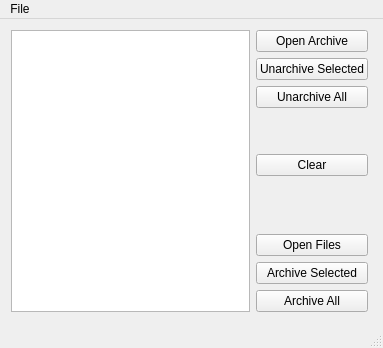
<?xml version="1.0" encoding="UTF-8"?>
<ui version="4.0">
 <class>ArchiverClass</class>
 <widget class="QMainWindow" name="ArchiverClass">
  <property name="geometry">
   <rect>
    <x>0</x>
    <y>0</y>
    <width>383</width>
    <height>348</height>
   </rect>
  </property>
  <property name="windowTitle">
   <string>Archiver</string>
  </property>
  <widget class="QWidget" name="centralWidget">
   <widget class="QWidget" name="">
    <property name="geometry">
     <rect>
      <x>0</x>
      <y>0</y>
      <width>379</width>
      <height>304</height>
     </rect>
    </property>
    <layout class="QHBoxLayout" name="horizontalLayout_2">
     <item>
      <layout class="QHBoxLayout" name="horizontalLayout">
       <item>
        <widget class="QListWidget" name="listWidget"/>
       </item>
      </layout>
     </item>
     <item>
      <layout class="QVBoxLayout" name="verticalLayout_3">
       <item>
        <layout class="QVBoxLayout" name="verticalLayout_2">
         <item>
          <widget class="QPushButton" name="pushButton_2">
           <property name="text">
            <string>Open Archive</string>
           </property>
          </widget>
         </item>
         <item>
          <widget class="QPushButton" name="pushButton_4">
           <property name="text">
            <string>Unarchive Selected</string>
           </property>
          </widget>
         </item>
         <item>
          <widget class="QPushButton" name="pushButton_6">
           <property name="text">
            <string>Unarchive All</string>
           </property>
          </widget>
         </item>
         <item>
          <spacer name="verticalSpacer">
           <property name="orientation">
            <enum>Qt::Vertical</enum>
           </property>
           <property name="sizeHint" stdset="0">
            <size>
             <width>20</width>
             <height>40</height>
            </size>
           </property>
          </spacer>
         </item>
        </layout>
       </item>
       <item>
        <widget class="QPushButton" name="pushButton_7">
         <property name="text">
          <string>Clear</string>
         </property>
        </widget>
       </item>
       <item>
        <spacer name="verticalSpacer_2">
         <property name="orientation">
          <enum>Qt::Vertical</enum>
         </property>
         <property name="sizeHint" stdset="0">
          <size>
           <width>20</width>
           <height>40</height>
          </size>
         </property>
        </spacer>
       </item>
       <item>
        <layout class="QVBoxLayout" name="verticalLayout">
         <item>
          <widget class="QPushButton" name="pushButton">
           <property name="text">
            <string>Open Files</string>
           </property>
          </widget>
         </item>
         <item>
          <widget class="QPushButton" name="pushButton_3">
           <property name="text">
            <string>Archive Selected</string>
           </property>
          </widget>
         </item>
         <item>
          <widget class="QPushButton" name="pushButton_5">
           <property name="text">
            <string>Archive All</string>
           </property>
          </widget>
         </item>
        </layout>
       </item>
      </layout>
     </item>
    </layout>
   </widget>
  </widget>
  <widget class="QMenuBar" name="menuBar">
   <property name="geometry">
    <rect>
     <x>0</x>
     <y>0</y>
     <width>383</width>
     <height>22</height>
    </rect>
   </property>
   <widget class="QMenu" name="menuFile">
    <property name="title">
     <string>File</string>
    </property>
    <addaction name="actionOpen_Archive"/>
    <addaction name="actionUnarchive_Selected"/>
    <addaction name="actionUnarchive_All"/>
    <addaction name="actionOpen_Files"/>
    <addaction name="actionArchive_Selected"/>
    <addaction name="actionArchive_All"/>
    <addaction name="actionClear"/>
   </widget>
   <addaction name="menuFile"/>
  </widget>
  <widget class="QStatusBar" name="statusBar"/>
  <action name="actionOpen_Archive">
   <property name="text">
    <string>Open Archive</string>
   </property>
  </action>
  <action name="actionUnarchive_Selected">
   <property name="text">
    <string>Unarchive Selected</string>
   </property>
  </action>
  <action name="actionUnarchive_All">
   <property name="text">
    <string>Unarchive All</string>
   </property>
  </action>
  <action name="actionOpen_Files">
   <property name="text">
    <string>Open Files</string>
   </property>
  </action>
  <action name="actionArchive_Selected">
   <property name="text">
    <string>Archive Selected</string>
   </property>
  </action>
  <action name="actionArchive_All">
   <property name="text">
    <string>Archive All</string>
   </property>
  </action>
  <action name="actionGzip">
   <property name="text">
    <string>Gzip</string>
   </property>
  </action>
  <action name="actionBZip2">
   <property name="text">
    <string>BZip2</string>
   </property>
  </action>
  <action name="actionLZMA2">
   <property name="text">
    <string>LZMA2</string>
   </property>
  </action>
  <action name="actionLZip">
   <property name="text">
    <string>LZip</string>
   </property>
  </action>
  <action name="actionLZ4">
   <property name="text">
    <string>LZ4</string>
   </property>
  </action>
  <action name="actionCpio">
   <property name="text">
    <string>Cpio</string>
   </property>
  </action>
  <action name="actionAR">
   <property name="text">
    <string>AR</string>
   </property>
  </action>
  <action name="actionISO9660">
   <property name="text">
    <string>ISO9660</string>
   </property>
  </action>
  <action name="actionPAX">
   <property name="text">
    <string>PAX</string>
   </property>
  </action>
  <action name="actionShar">
   <property name="text">
    <string>Shar</string>
   </property>
  </action>
  <action name="actionZip">
   <property name="text">
    <string>Zip</string>
   </property>
  </action>
  <action name="action7Zip">
   <property name="text">
    <string>7Zip</string>
   </property>
  </action>
  <action name="actionTar">
   <property name="text">
    <string>Tar</string>
   </property>
  </action>
  <action name="actionClear">
   <property name="text">
    <string>Clear</string>
   </property>
  </action>
 </widget>
 <layoutdefault spacing="6" margin="11"/>
 <resources/>
 <connections/>
</ui>
